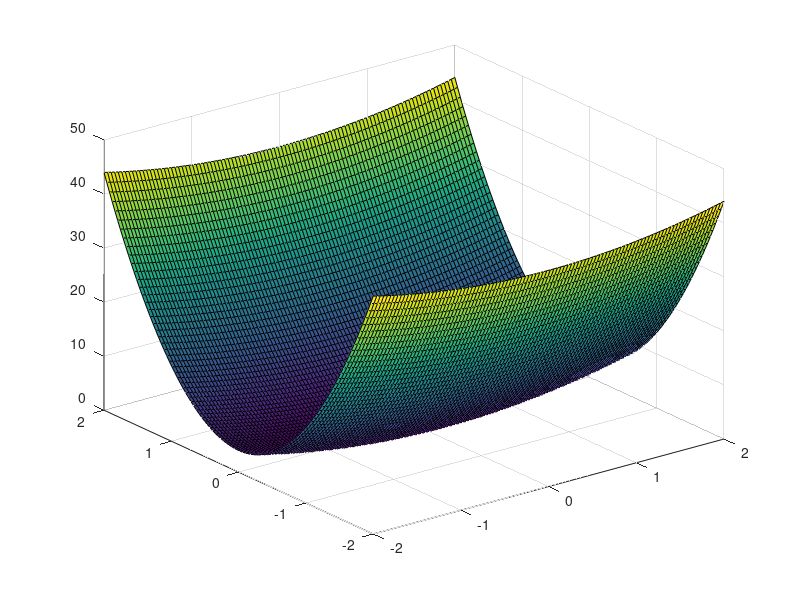

MATLAB code to generate this figure:
clear all;
clc;

function result = fsq(x,l)
result = transpose(x)*l*x;
endfunction

function result = func2D(x1,x2,f)
  z = ones(rows(x1),columns(x1));
  for i = 1:rows(x1)
    for j = 1:columns(x1)
      z(i,j) = f([x1(i,j);x2(i,j)]);
    endfor
  endfor
  result = z;
endfunction

l=diag([1,10]);
domain = linspace(-2,2,100);
[x,y] = meshgrid(domain,domain);
z = func2D(x,y,@(x)fsq(x,l));
surf(domain,domain,z);